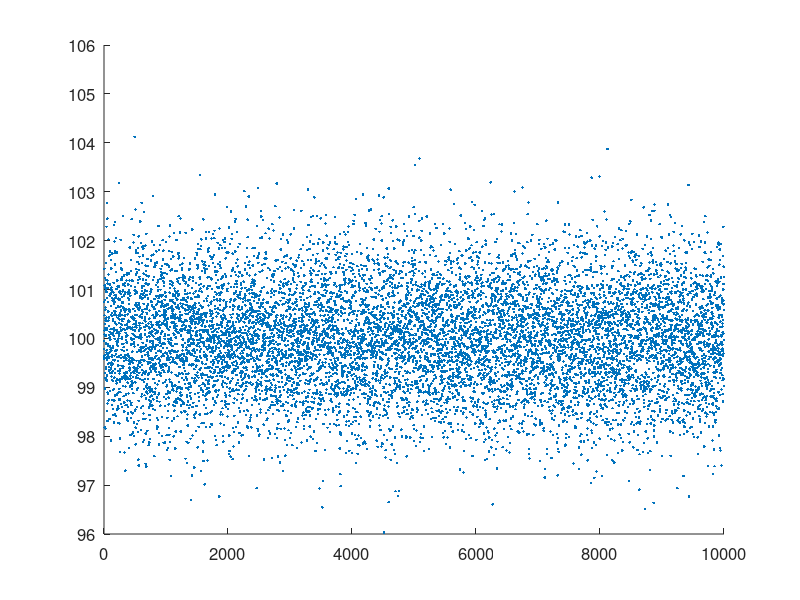
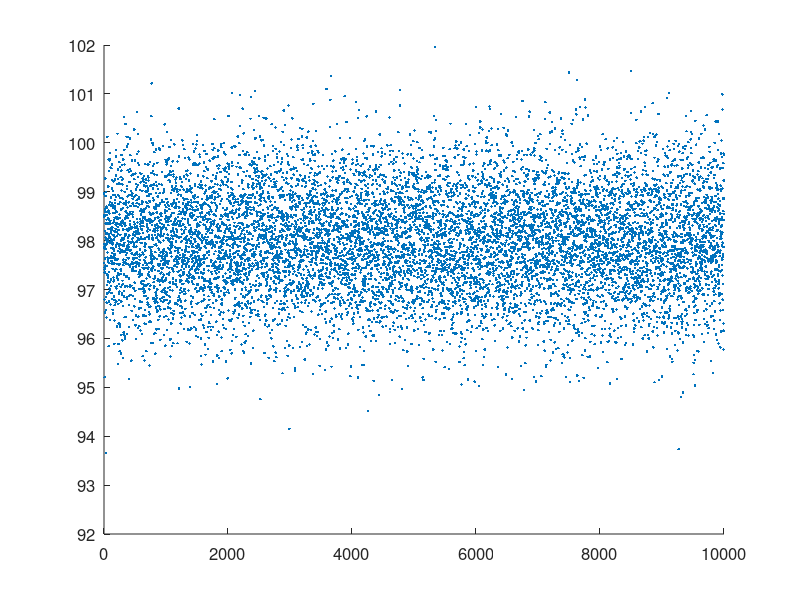
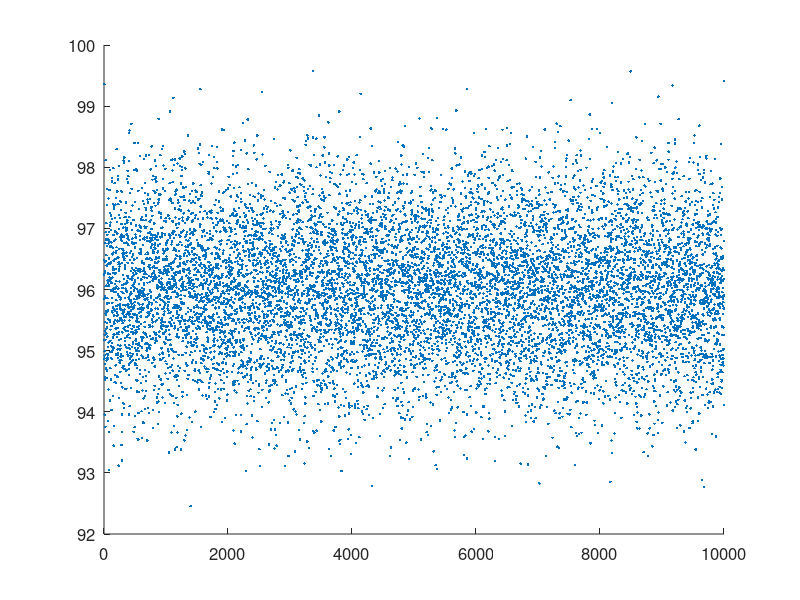
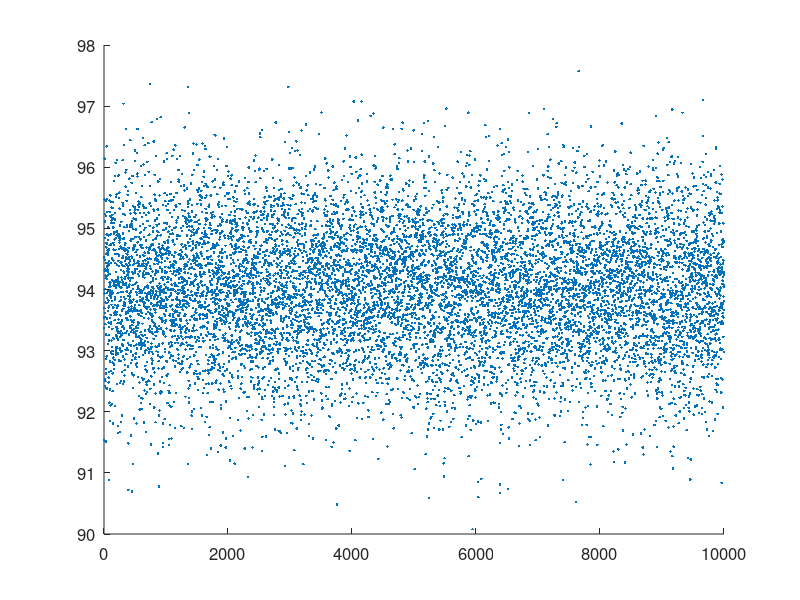

These figures' MATLAB source, in order:
% These are images for summary statistics and will just have random data
clear
close all

font_size = 12;
im_size = 400;

%Grid for images
means  = 100:-2:0;
stds = 1;

%Printer type
format_type = '-dpng';
resolution = '-r100';

count = 0;
for ii = means
    for jj = stds
        data = randn(1e4,1)*jj + ii;
        figure('Color','w')
        plot(data,'.')
        set(gca,'FontSize',font_size)
        yl = get(gca,'YLim');
        %axis equal
        set(gca,'box','off','YTick',yl(1):yl(2))
        
        %Print Imagesc
        count = count+1;
        print(sprintf('Cropped\\mean_rand_%d',count),format_type,resolution);
        close

    end
end





